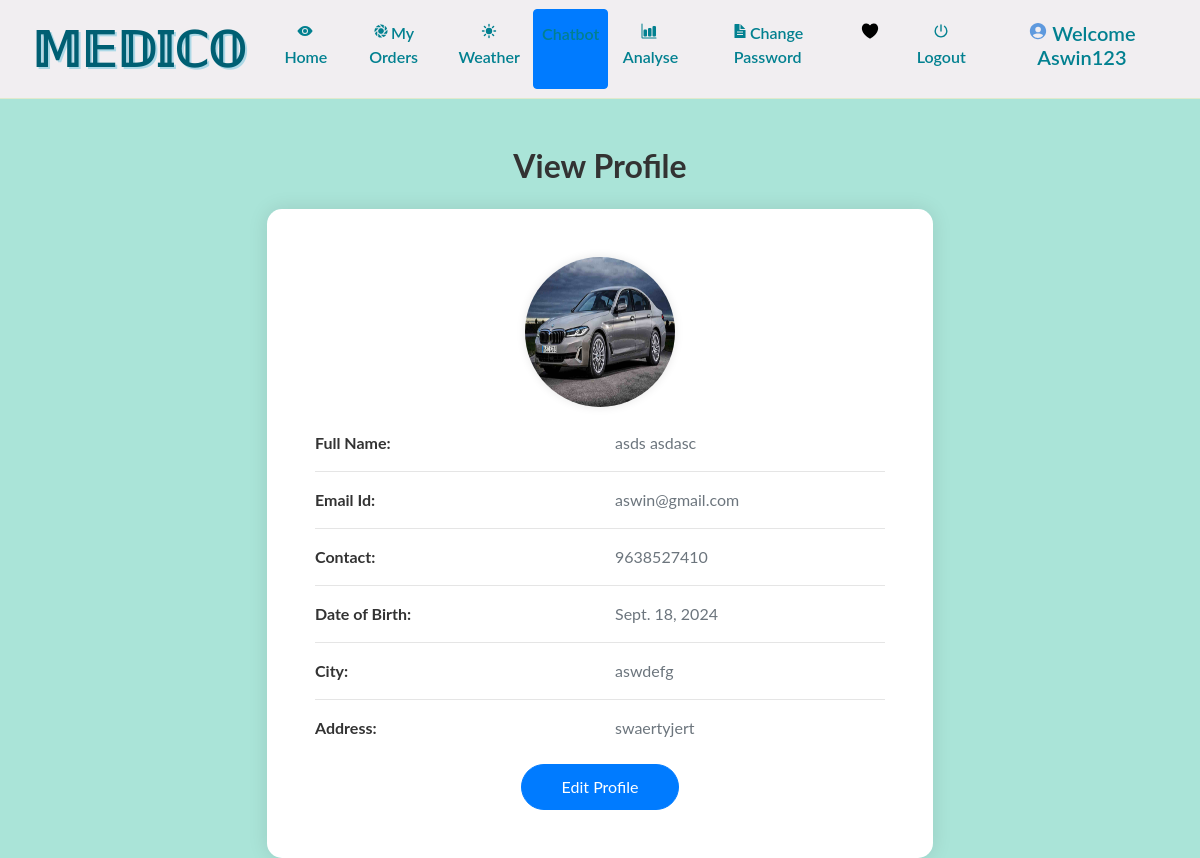
The page /profile (signed in) on the database its author committed.
### grocery/models.py (models this page shows, shortened)
class Profile(models.Model):
    user = models.ForeignKey(User, on_delete=models.CASCADE, null=True)
    dob = models.DateField(null=True)
    city = models.CharField(max_length=30, null=True)
    address = models.CharField(max_length=50, null=True)
    contact = models.CharField(max_length=10, null=True)
    image = models.FileField(null=True)

### grocery/views.py (the view)
# urls.py: path('profile', profile, name='profile'),
def profile(request):
    if not request.user.is_authenticated:
        return redirect('login')
    user = User.objects.get(id=request.user.id)
    pro = Profile.objects.get(user=user)
    try:
        cart_items = Cart.objects.filter(profile=pro)
        total = sum(item.product.price for item in cart_items)
        num1 = cart_items.count()
    except Cart.DoesNotExist:
        total = 0
        num1 = 0
    d = {'pro': pro, 'user': user, 'num1': num1, 'total': total}
    return render(request, 'profile.html', d)

### grocery/templates/profile.html
{% extends 'navigation.html' %}
{% load static %}
{% block body %}
<div class="container mt-5">
    <h2 class="text-center mb-4" style="font-weight: bold; color: #333;">View Profile</h2>
    <div class="card mx-auto" style="max-width: 60%; border: none; box-shadow: 0px 0px 20px rgba(0, 0, 0, 0.1); border-radius: 15px;">
        <div class="card-body p-5">
            <div class="text-center mb-4">
                <img src="{{ pro.image.url }}" alt="Profile Image" style="width: 150px; height: 150px; border-radius: 50%; box-shadow: 0px 0px 10px rgba(0, 0, 0, 0.1);">
            </div>
            <div class="row mb-3">
                <div class="col-md-6">
                    <strong>Full Name:</strong>
                </div>
                <div class="col-md-6 text-secondary">
                    {{ pro.user.first_name }} {{ pro.user.last_name }}
                </div>
            </div>
            <hr>
            <div class="row mb-3">
                <div class="col-md-6">
                    <strong>Email Id:</strong>
                </div>
                <div class="col-md-6 text-secondary">
                    {{ pro.user.email }}
                </div>
            </div>
            <hr>
            <div class="row mb-3">
                <div class="col-md-6">
                    <strong>Contact:</strong>
                </div>
                <div class="col-md-6 text-secondary">
                    {{ pro.contact }}
                </div>
            </div>
            <hr>
            <div class="row mb-3">
                <div class="col-md-6">
                    <strong>Date of Birth:</strong>
                </div>
                <div class="col-md-6 text-secondary">
                    {{ pro.dob }}
                </div>
            </div>
            <hr>
            <div class="row mb-3">
                <div class="col-md-6">
                    <strong>City:</strong>
                </div>
                <div class="col-md-6 text-secondary">
                    {{ pro.city }}
                </div>
            </div>
            <hr>
            <div class="row mb-3">
                <div class="col-md-6">
                    <strong>Address:</strong>
                </div>
                <div class="col-md-6 text-secondary">
                    {{ pro.address }}
                </div>
            </div>
            <div class="text-center mt-4">
                <a href="{% url 'edit_profile' %}">
                    <button class="btn btn-primary btn-lg" style="padding: 10px 40px; border-radius: 25px; font-size: 16px;">Edit Profile</button>
                </a>
            </div>
        </div>
    </div>
</div>
{% endblock %}

### grocery/templates/navigation.html (shortened to what this page needs)
<!DOCTYPE html>
<html lang="en">
<head>
    {% load static %}
    <link rel="stylesheet" href="https://maxcdn.bootstrapcdn.com/bootstrap/4.0.0/css/bootstrap.min.css">
    <link rel="stylesheet" href="//cdn.datatables.net/1.10.19/css/jquery.dataTables.min.css">
    <link rel="stylesheet" href="https://cdnjs.cloudflare.com/ajax/libs/font-awesome/4.7.0/css/font-awesome.min.css">
</head>
<body style="background-color:rgb(170, 228, 216)">
<nav class="navbar navbar-expand-sm" style="background-color : #f1eef1 ; border-bottom:1px solid #e0e9cd">
    <a class="navbar-brand pl-3" href="#" style="color: blue; font-weight: bold; font-size: 3rem; text-shadow: 2px 2px lightblue;">𝕄𝔼𝔻𝕀ℂ𝕆</a>
    <div class="collapse navbar-collapse" id="collapsibleNavbar">
        <ul class="navbar-nav pl-2 text-center">
            {% if request.user.username %}
                {% if not request.user.is_staff %}
                <li class="nav-item">
                    <a class="nav-link" href="{% url 'view_product' 0 %}" style="color:rgb(0, 0, 0)"><ion-icon style="margin-right:2px" name="eye"></ion-icon>Home</a>
                </li>
                <li class="nav-item">
                    <a class="nav-link" href="{% url 'view_booking' %}" style="color:rgb(13, 13, 13)"><ion-icon style="margin-right:2px" name="aperture"></ion-icon>My Orders</a>
                </li>
                <li class="nav-item">
                    <a class="nav-link" href="{% url 'get_weather' %}" style="color:rgb(0, 0, 0)">
                        <ion-icon style="margin-right: 0px" name="sunny"></ion-icon>Weather
                    </a>
                </li>
                    <a class="nav-link btn btn-primary text-white" href="{% url 'chatbot' %}">Chatbot</a>
                <li class="nav-item">
                    <a class="nav-link" href="https://disease-symptom-recognition-system-fvd6dwhoihat4niujnsxz8.streamlit.app/" style="color:rgb(0, 0, 0)">
                        <ion-icon style="margin-right:2px" name="bar-chart"></ion-icon>Analyse
                    </a>
                </li>
                <li class="nav-item">
                    <a class="nav-link" href="{% url 'change_password' %}" style="color:rgb(1, 1, 1)"><ion-icon style="margin-right:2px" name="document-text-sharp"></ion-icon>Change Password</a>
                </li>
                {% endif %}
                {% if not request.user.is_staff %}
                <li class="nav-item">
                    <a href="{% url 'cart' %}" class="btn btn-default btn-lg text-dark text-capitalize">
                        <ion-icon style="color:black;margin-top:2%" name="heart"></ion-icon>
                    </a>
                </li>
                {% endif %}
                <li class="nav-item">
                    <a class="nav-link" href="{% url 'logout' %}" style="color:rgb(0, 0, 0)"><ion-icon style="margin-right:1px" name="power-sharp"></ion-icon>Logout</a>
                </li>
                {% if not request.user.is_staff %}
                <li class="nav-item">
                    <a href="{% url 'profile' %}"><h5 class="nav-link" style="color:#000000 ; text-transform : capitalize"><ion-icon style="margin-right:4px;color:#5e99de" name="person-circle-sharp"></ion-icon>Welcome {{request.user.username}}</h5>
                    </a>
                </li>
                {% endif %}
            {% endif %}
        </ul>
    </div>
</nav>
{% block body %}
{% endblock %}
</body>
</html>

### grocery/templates/navigation.html (style rules this page uses)
body { font-family: 'Lato', sans-serif; background-image: url('https://wallpaperaccess.com/full/505754.png'); background-size: cover; background-attachment: fixed; background-repeat: no-repeat; color: #333; }
.navbar { background-color: rgba(255, 255, 255, 0.9); border-bottom: 1px solid #dee2e6; }
.navbar-brand { font-size: 2.5rem; color: #005f73 !important; font-weight: bold; text-shadow: 1px 1px 2px rgba(0, 95, 115, 0.2); }
.navbar-nav .nav-link { color: #028090 !important; font-weight: 600; padding: 12px; transition: background-color 0.3s ease, color 0.3s ease; }

### rows shown on the page
Profile: image (picture), user.first_name "asds", user.last_name "asdasc", user.email "aswin@gmail.com", contact "9638527410", dob "Sept. 18, 2024", city "aswdefg", address "swaertyjert"

### other values the page prints
{{ request.user.username }} "Aswin123"
